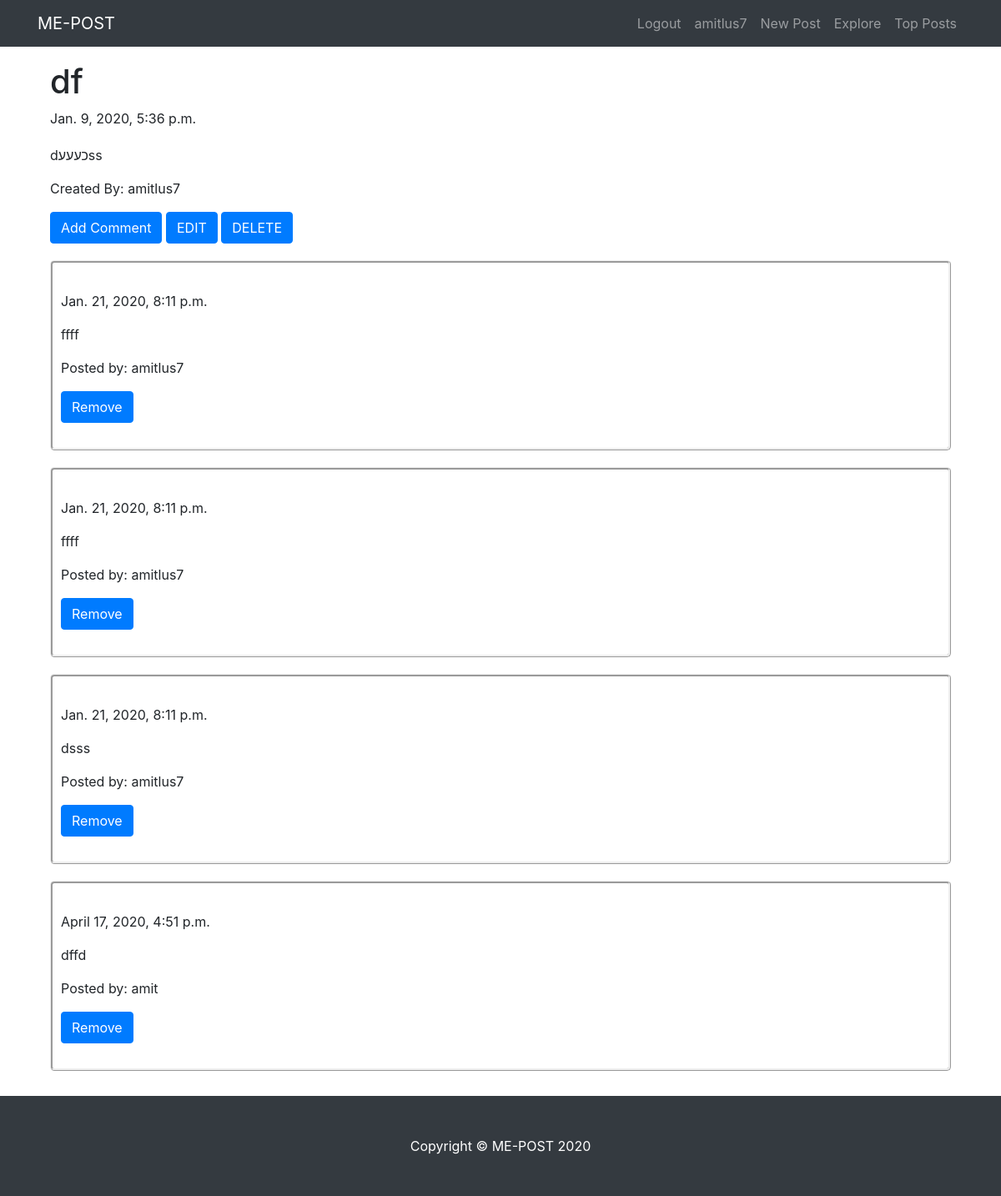
Page /TheApp/post/1/ (signed in) on the committed database.
### TheApp/models.py (models this page shows, shortened)
class Post(models.Model):
    author = models.ForeignKey(User, on_delete=models.PROTECT)
    title = models.CharField(max_length=200)
    text = models.TextField()
    create_date = models.DateTimeField(default=timezone.now)
    post_views = models.IntegerField(default=0)

class Comment(models.Model):
    post = models.ForeignKey(Post, related_name='comments', on_delete = models.CASCADE)
    author = models.CharField(max_length=200)
    text = models.TextField()
    create_date = models.DateTimeField(default=timezone.now)
    approved_comment = models.BooleanField(default=False)# הסיבה שלא מחקתי את השדה הזה היא כי אני לא רוצה להרוס את כל הקוד כי הבסיס נתונים כבר נוצר

### TheApp/views.py (the view)
# urls.py: path('post/<int:pk>/', views.PostDetailView.as_view(), name='post_detail'),
class PostDetailView(LoginRequiredMixin, DetailView):
    model = Post
    def get_context_data(self, **kwargs):
        context = super(DetailView, self).get_context_data(**kwargs)
        obj = self.get_object()
        obj.post_views = obj.post_views + 1
        obj.save()
        return context

### templates/TheApp/post_detail.html
{% extends "TheApp/base.html" %}
{% block body_block %}
<div class="container" style="margin-top:50px; margin-bottom:20px;">
  <h1>{{post.title}}</h1>
<div style="margin-bottom:20px;">{{ post.create_date }}</div>
<p>{{ post.text }}</p>
<p>Created By: {{ post.author }}</p>
{% if user.is_authenticated %}
  <a class='btn btn-primary btn-comment' href="{% url 'TheApp:add_comment_to_post' pk=post.pk %}">Add Comment</a>
  {% if user == post.author %}
    <a class='btn btn-primary' href="{% url 'TheApp:post_edit' pk=post.pk %}">EDIT</a>
    <a class='btn btn-primary' href="{% url 'TheApp:post_remove' pk=post.pk %}">DELETE</a>
  {% endif %}
{% endif %}
</div>
<div class="container" style="margin-bottom:150px;">
  {% for comment in post.comments.all %}
  <div class="Misgeret" style= "margin-bottom:20px;">
  <br>
  {{comment.create_date}}
  <p>{{comment.text|linebreaks}}</p>
  <p>Posted by: {{comment.author}}</p>
  {% if user.is_authenticated %}
    {% if user.username == comment.author or user == post.author %}
    <a style="margin-bottom:20px;" class='btn btn-primary' href="{% url 'TheApp:comment_remove' pk=comment.pk %}">Remove</a>
  {% endif %}
  </div>
{% endif %}
  {% empty %}
  <p>No Comments</p>
  {% endfor %}
</div>
{% endblock %}

### templates/TheApp/base.html (shortened to what this page needs)
<!DOCTYPE html>
{% load static %}
<html lang="en" dir="ltr">
  <head>
<link rel="stylesheet" href="https://stackpath.bootstrapcdn.com/bootstrap/4.3.1/css/bootstrap.min.css">
    <link rel="stylesheet" href="{% static "css/style.css" %}"/>
  </head>
  <body>
    <div class="fixed-top">
    <nav class="navbar fixed-top navbar-expand-lg navbar-dark bg-dark fixed-top">
      <div class="container">
        <a class="navbar-brand" href="{% url 'TheApp:index' %}">ME-POST</a>
        <div class="collapse navbar-collapse" id="navbarResponsive">
          <ul class="navbar-nav ml-auto">
            {% if user.is_authenticated %}
                      <li><a class= 'nav-link' href="{% url 'logout' %}">Logout</a></li>
                      <li><a class="nav-link" href="{% url 'TheApp:personalposts' username=user.username %}">{{ user.username }}</a></li>
                      <li><a class="nav-link" href="{% url 'TheApp:post_form' %}">New Post</a></li>
                      <li><a class="nav-link" href="{% url 'TheApp:post_list' %}">Explore</a></li>
                      <li><a class="nav-link" href="{% url 'TheApp:top_posts' %}">Top Posts</a></li>
                      {% else %}
                      <li><a class= 'nav-link' href="{% url 'TheApp:user_login' %}">Login</a></li>
                      {% endif %}
          </ul>
        </div>
      </div>
    </nav>
    </div>
    <div class="fixed-bottom" id="bottom">
    <footer class="py-5 bg-dark">
      <div class="container">
        <p class="m-0 text-center text-white">Copyright &copy; ME-POST 2020</p>
      </div>
    </footer>
    </div>
<div class="container">
  {% block body_block %}
  {% endblock %}
</div>
  </body>
</html>

### static/css/style.css (style rules this page uses)
.Misgeret { border-style:ridge; border-radius: 5px; padding: 10px; }

### rows in the picture
Post: title "df", create_date "Jan. 9, 2020, 5:36 p.m.", text "dכעעעss", author "amitlus7"
Comment: create_date "Jan. 21, 2020, 8:11 p.m.", text "ffff", author "amitlus7", shows "Remove"
Comment: create_date "Jan. 21, 2020, 8:11 p.m.", text "ffff", author "amitlus7", shows "Remove"
Comment: create_date "Jan. 21, 2020, 8:11 p.m.", text "dsss", author "amitlus7", shows "Remove"
Comment: create_date "April 17, 2020, 4:51 p.m.", text "dffd", author "amit", shows "Remove"

### other values in the picture
{{ user.username }} "amitlus7"
